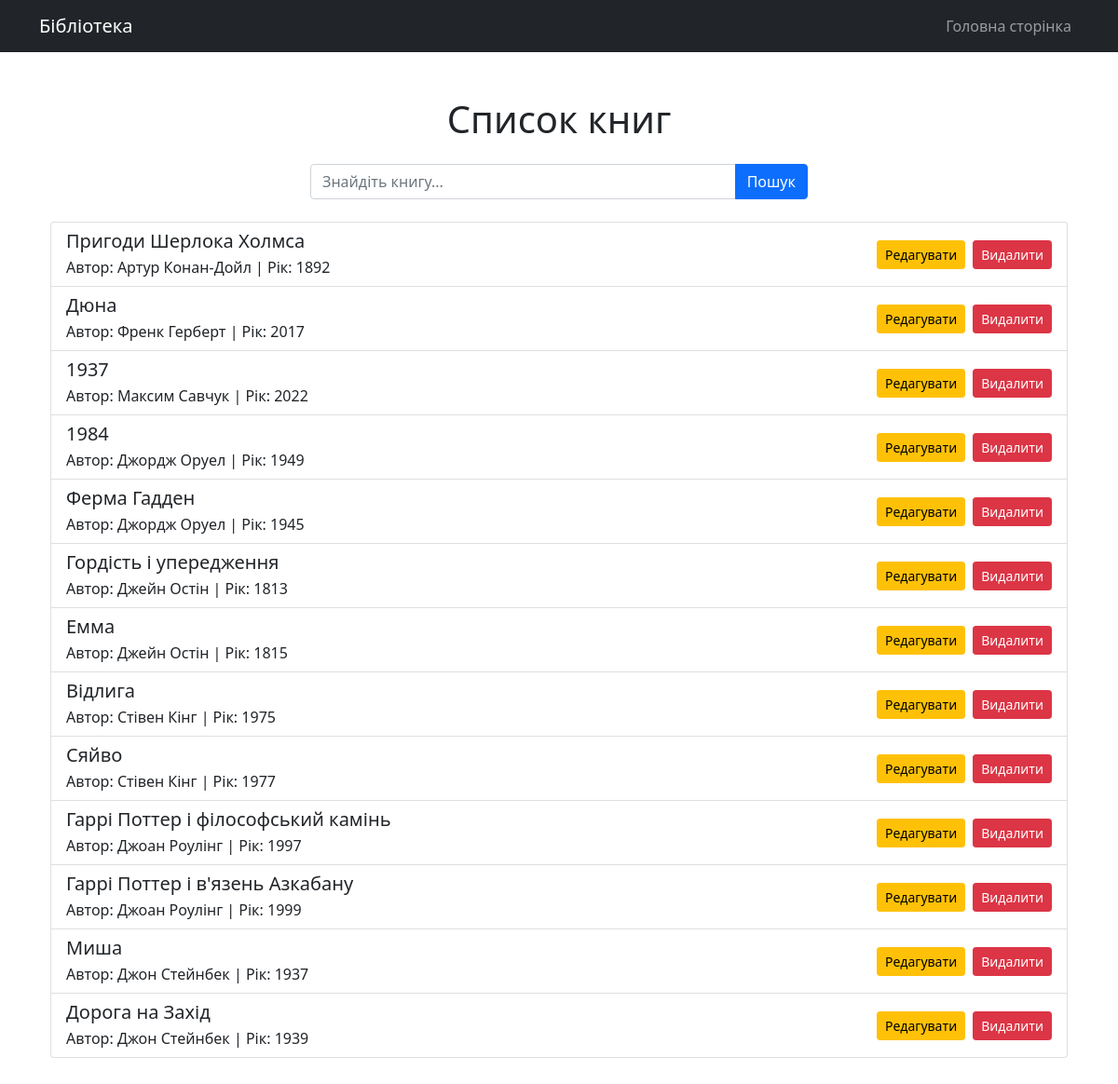
Page /read/ on the earlier database version.
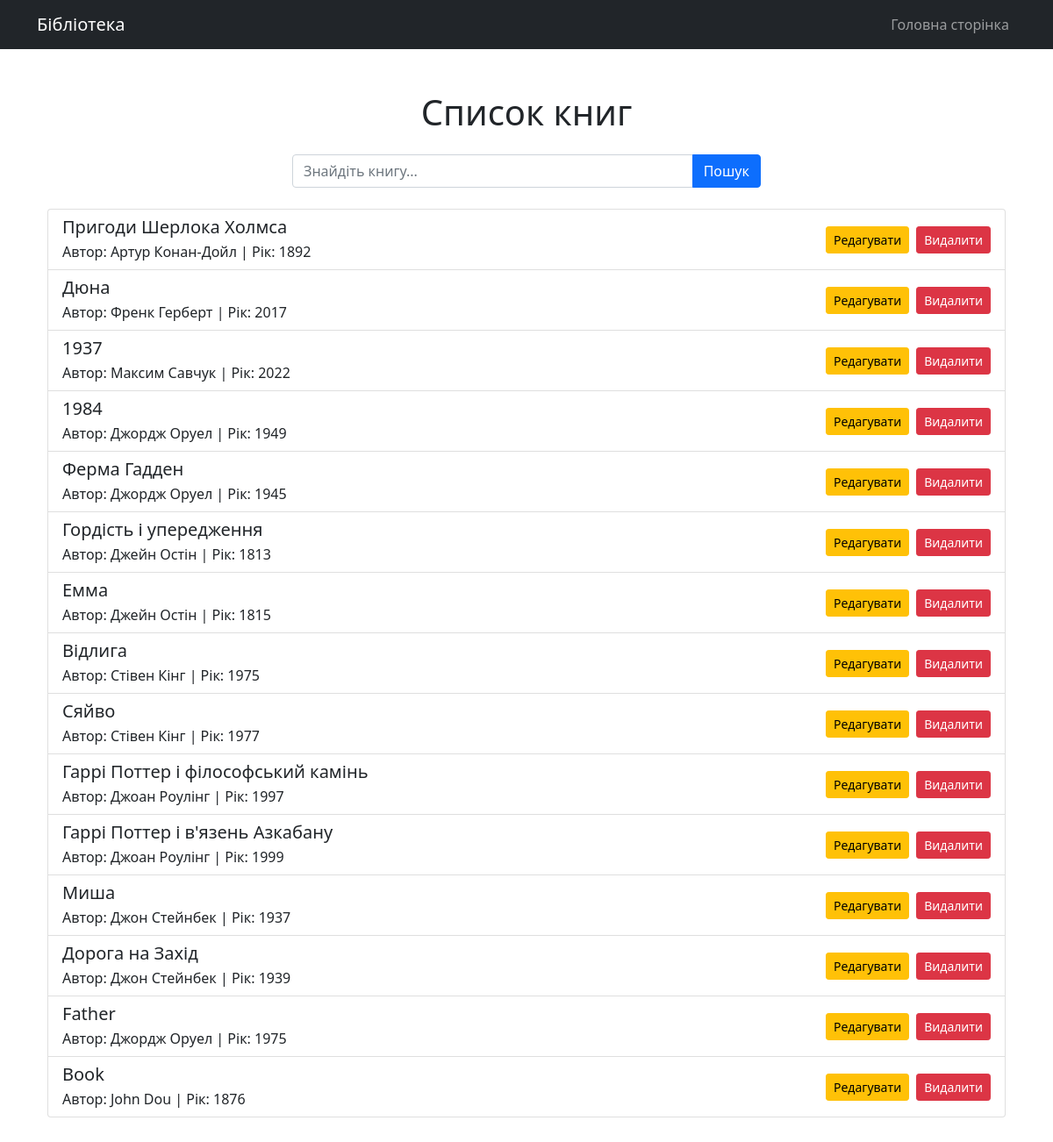
Same page on the later database version.
### crud/models.py (models this page shows, shortened)
class Books(models.Model):
    title = models.CharField("Назва",max_length=50)
    year = models.IntegerField("Рік видання",validators=[Validate_year])
    author = models.ForeignKey(Author, on_delete=models.CASCADE)
    class Meta:
        verbose_name="Книга"
        verbose_name_plural="Книги"

class Author(models.Model):
    name = models.CharField("Ім'я",max_length=50)
    surname = models.CharField("Прізвище",max_length=50)
    birth_year = models.IntegerField("Рік народження",validators=[Validate_year])
    bio = models.CharField("Біографія",max_length=400)
    def __str__(self):
        return str(self.name) + " " + str(self.surname)
    class Meta:
        verbose_name="Автор"
        verbose_name_plural="Автори"

### crud/views.py (the view)
# urls.py: path('read/', views.read, name='read_books'),
def read(request):
    books = Books.objects.all()  # Отримуємо всі книги з бази даних
    search_query = request.GET.get('q', '')  # Отримуємо пошуковий запит з GET-параметра 'q'
    if search_query:
        books = books.filter(title__icontains=search_query)
    context = {
        'books': books,
        'block_name': 'crud/template_read.html',
    }
    return render(request, 'crud/base.html', context)

### templates/crud/base.html (shortened to what this page needs)
<!DOCTYPE html>
<html lang="en">
<head>
    <link href="https://cdn.jsdelivr.net/npm/bootstrap@5.0.2/dist/css/bootstrap.min.css" rel="stylesheet">
</head>
<body>
    <nav class="navbar navbar-expand-lg navbar-dark bg-dark">
        <div class="container">
            <a class="navbar-brand" href="#">Бібліотека</a>
            <div class="collapse navbar-collapse justify-content-end" id="navbarNav">
                <ul class="navbar-nav">
                    <li class="nav-item">
                        <a class="nav-link" href="{% url 'home' %}">Головна сторінка</a>
                    </li>
                </ul>
            </div>
        </div>
    </nav>
    <div class="container mt-5">
        {% include block_name %}
    </div>
</body>
</html>

### templates/crud/template_read.html
<div class="container my-5">
    <h1 class="text-center mb-4">Список книг</h1>
    <div class="row justify-content-center">
        <div class="col-md-6">
            <form method="get" class="mb-4">
                <div class="input-group">
                    <input type="text" name="q" value="{{ request.GET.q }}" placeholder="Знайдіть книгу..." class="form-control">
                    <button type="submit" class="btn btn-primary">Пошук</button>
                </div>
            </form>
        </div>
    </div>
    {% if books %}
    <ul class="list-group">
        {% for book in books %}
        <li class="list-group-item d-flex justify-content-between align-items-center">
            <div>
                <h5 class="mb-1">{{ book.title }}</h5>
                <p class="mb-0">Автор: {{ book.author }} | Рік: {{ book.year }}</p>
            </div>
            <div class="d-flex justify-content-end">
                <a href="{% url 'update_book' book.id %}" class="btn btn-sm btn-warning me-2">Редагувати</a>
                <a href="{% url 'delete_book' book.id %}" class="btn btn-sm btn-danger">Видалити</a>
            </div>
        </li>
        {% endfor %}
    </ul>
    {% else %}
    <p class="text-center">Книги не знайдені</p>
    {% endif %}
</div>

Differences in the rows shown:
added Books: title "Father", author "Джордж Оруел", year "1975"
added Books: title "Book", author "John Dou", year "1876"
